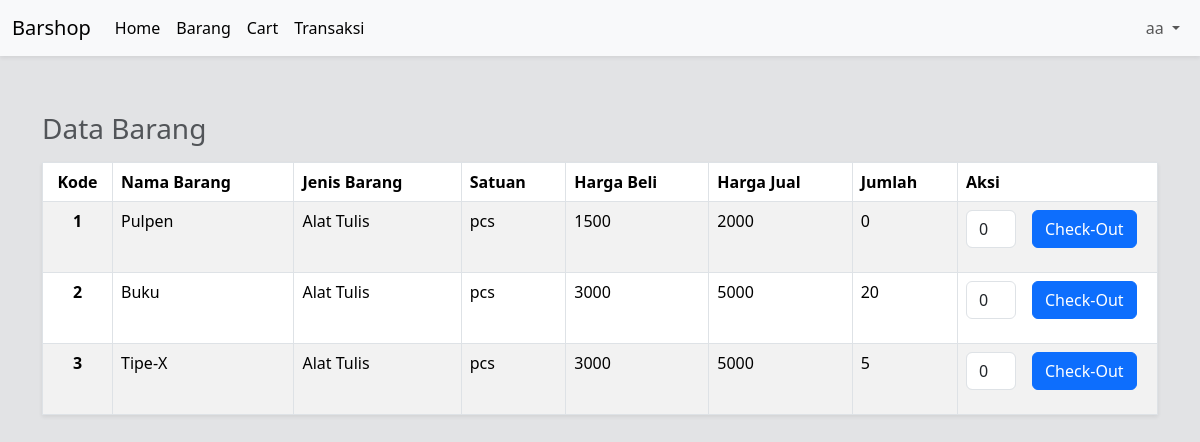
/pelanggan/barang/index.php (signed in), run on the app's committed database.
### tables this page shows
CREATE TABLE IF NOT EXISTS `barang` (
  `kode` int(5) NOT NULL AUTO_INCREMENT,
  `nama` varchar(30) NOT NULL,
  `jenis` varchar(15) NOT NULL,
  `satuan` varchar(15) NOT NULL DEFAULT 'pcs',
  `harga_beli` int(15) NOT NULL,
  `harga_jual` int(15) DEFAULT NULL,
  `jumlah` int(5) NOT NULL DEFAULT 0,
  PRIMARY KEY (`kode`) USING BTREE
);

### app/models/Database.php (called while the page is built, shortened)
<?php
class Database
{
    public function __construct()
    {
        $this->db = mysqli_connect(self::HOST, self::USERNAME, self::PASSWORD, self::DATABASE);
    }
}

### app/controllers/BarangController.php (called while the page is built, shortened)
<?php
class BarangController extends Database
{
    function getAllBarang($queryPlus = "")
    {
        $query = "SELECT * FROM barang $queryPlus";
        $result = mysqli_query($this->db, $query);
        return $result;
    }
}

### public/pelanggan/barang/index.php (the view, shortened to what this page needs)
<?php
$barang = new BarangController();
$data = $barang->getAllBarang();
?>
<!DOCTYPE html>
<html lang="en">
<head>
</head>
<body class="bg-secondary-subtle">
    <?php require_once BASE_PATH . '/template/navbar.php' ?>
    <div class="container mt-5">
        <table class="table table-striped table-bordered shadow-sm caption-top">
            <caption>
                <h3>Data Barang</h3>
            </caption>
            <thead>
                <tr>
                    <th scope="col" class="text-center">Kode</th>
                    <th scope="col">Nama Barang</th>
                    <th scope="col">Jenis Barang</th>
                    <th scope="col">Satuan</th>
                    <th scope="col">Harga Beli</th>
                    <th scope="col">Harga Jual</th>
                    <th scope="col">Jumlah</th>
                    <th scope="col">Aksi</th>
                </tr>
            </thead>
            <tbody>
                <?php while ($brg = mysqli_fetch_assoc($data)): ?>
                    <tr>
                        <th scope="row" class="text-center" style="width: 70px;"><?= $brg['kode'] ?></th>
                        <td><?= $brg['nama'] ?></td>
                        <td><?= $brg['jenis'] ?></td>
                        <td><?= $brg['satuan'] ?></td>
                        <td><?= $brg['harga_beli'] ?></td>
                        <td><?= $brg['harga_jual'] ?></td>
                        <td><?= $brg['jumlah'] ?></td>
                        <td style="width: 200px;" class="">
                            <form class="d-flex" method="post">
                                <input type="number" class="form-control me-3" name="jumlah" value="0" style="width: 50px;" min="0" max="<?= $brg['jumlah'] ?>">
                                <button type="submit" class="btn btn-primary" name="check-out" value="<?= $brg['kode'] ?>">Check-Out</button>
                            </form>
                        </td>
                    </tr>
                <?php endwhile ?>
            </tbody>
        </table>
    </div>
</body>
</html>

### data on the page
barang: kode "1", nama "Pulpen", jenis "Alat Tulis", satuan "pcs", harga_beli "1500", harga_jual "2000", jumlah "0"
barang: kode "2", nama "Buku", jenis "Alat Tulis", satuan "pcs", harga_beli "3000", harga_jual "5000", jumlah "20"
barang: kode "3", nama "Tipe-X", jenis "Alat Tulis", satuan "pcs", harga_beli "3000", harga_jual "5000", jumlah "5"

### other printed values
$_SESSION['username'] "aa"
